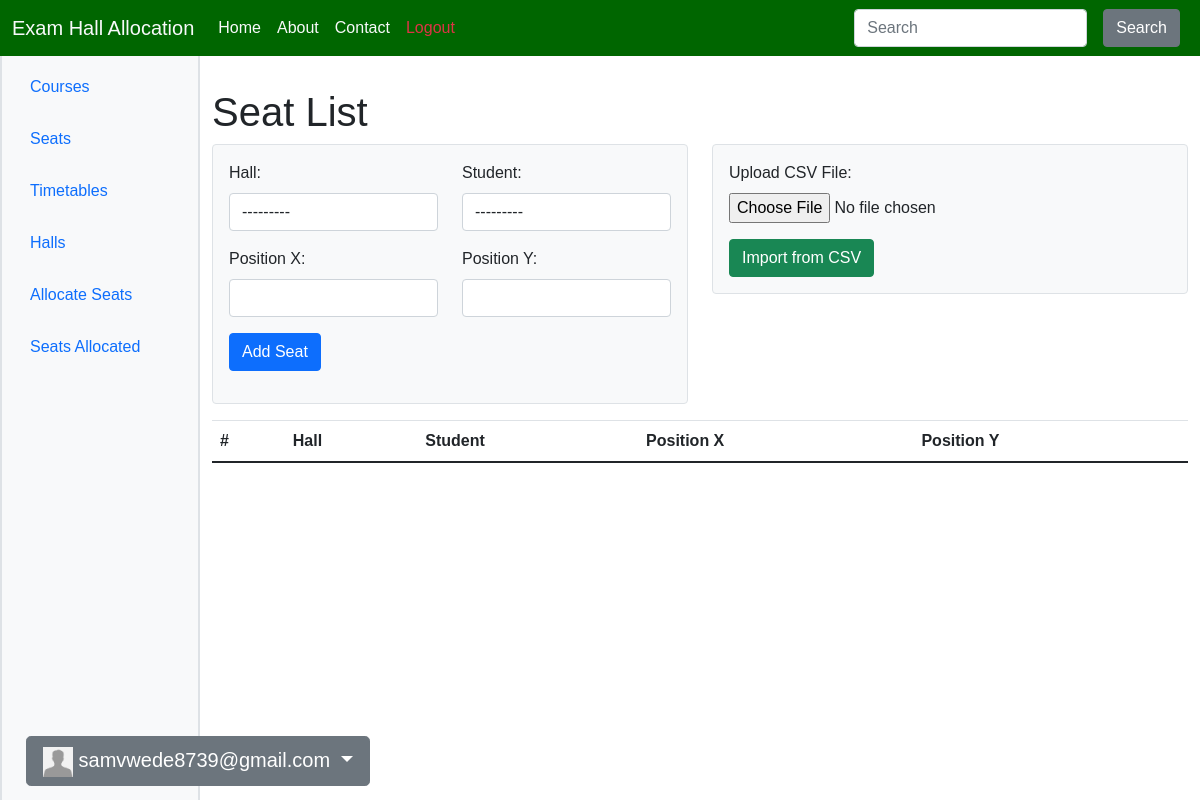
The app's page /main/seats-view/ (signed in) with its own data.
### accounts/models.py (models this page shows, shortened)
class CustomUser(AbstractUser):
    email = models.EmailField(unique=True)
    first_name = models.CharField(max_length=30)
    middle_name = models.CharField(max_length=30, blank=True, null=True)
    last_name = models.CharField(max_length=30)
    date_of_birth = models.DateField(null=True, blank=True)
    user_type = models.CharField(max_length=20, verbose_name="User Type")
    slug = models.SlugField(unique=True, blank=True, null=True)
    objects = CustomUserManager()

class Profile(models.Model):
    user = models.OneToOneField(CustomUser, on_delete=models.CASCADE)
    avatar = models.ImageField(
        default='avatar.jpg', # default avatar
        upload_to='profile_avatars' # dir to store the image
    )

### main/models.py (models this page shows, shortened)
class Offer(models.Model):
    student = models.ForeignKey('accounts.Student', on_delete=models.CASCADE, related_name='offer')
    course = models.ForeignKey(Course, on_delete=models.CASCADE)

### main/views.py (the view, shortened to what this page needs)
# urls.py: path('seats-view/', SeatView.as_view(), name='seats'),
class SeatView(View):
    template_name = 'main/seats.html'
    def get(self, request, *args, **kwargs):
        seats = Seat.objects.all()
        form = SeatForm()
        context = {'seats': seats, 'form': form}
        return render(request, self.template_name, context)

### main/forms.py
class SeatForm(forms.ModelForm):
    class Meta:
        model = Seat
        fields = ['hall', 'student', 'position_x', 'position_y']

### accounts/models.py (called while the page is built)
    def __str__(self):
        today_courses = get_today_courses()
        all_offers = self.offer.all()
        today_courses_ids = set(course.id for course in today_courses)
        all_offers_ids = set(offer.course.id for offer in all_offers)
        common_course_ids = today_courses_ids.intersection(all_offers_ids)
        student_offers = all_offers.filter(course__id__in=common_course_ids)
        course_names = ", ".join(str(offer.course).upper() for offer in student_offers)
        return f"[{self.username}] - Courses: {course_names}"

### main/models.py (called while the page is built)
    def __str__(self):
        return f"{self.name}"

    def __str__(self):
        return f"{self.name}"

### main/utils.py (called while the page is built)
def get_today_courses():
    today_date = timezone.now().date()
    today_timetable_entries = TimeTable.objects.filter(exam_date=today_date)
    courses_today = [timetable_entry.course for timetable_entry in today_timetable_entries]
    return courses_today

### main/templates/main/seats.html (shortened to what this page needs)
{% extends 'main/base.html' %}
{% load widget_tweaks %}
{% block content %}
    <h1 style="margin-top: 40px;">Seat List</h1>
    <div class="row mb-3">
        <div class="col-md-6">
            <div class="form-container bg-light p-3 rounded border">
                <form method="post">
                    <div class="form-group row">
                        <div class="col-md-6">
                            <label for="{{ form.hall.id_for_label }}">Hall:</label>
                            {{ form.hall|add_class:"form-control" }}
                        </div>
                        <div class="col-md-6">
                            <label for="{{ form.student.id_for_label }}">Student:</label>
                            {{ form.student|add_class:"form-control" }}
                        </div>
                        <div class="col-md-6 mt-3">
                            <label for="{{ form.position_x.id_for_label }}">Position X:</label>
                            {{ form.position_x|add_class:"form-control" }}
                        </div>
                        <div class="col-md-6 mt-3">
                            <label for="{{ form.position_y.id_for_label }}">Position Y:</label>
                            {{ form.position_y|add_class:"form-control" }}
                        </div>
                        <div class="col-md-12 mt-3">
                            <button type="submit" class="btn btn-primary">Add Seat</button>
                        </div>
                    </div>
                </form>
            </div>
        </div>
        <div class="col-md-6">
            <div class="form-container bg-light p-3 rounded border">
                <form method="post" enctype="multipart/form-data">
                    <div class="form-group">
                        <label for="csv_file">Upload CSV File:</label>
                        <input class="form-control-file" type="file" name="csv_file" required>
                    </div>
                    <div class="mt-3">
                        <button type="submit" class="btn btn-success">Import from CSV</button>
                    </div>
                </form>
            </div>
        </div>
    </div>
    <table class="table">
        <thead>
            <tr>
                <th scope="col">#</th>
                <th scope="col">Hall</th>
                <th scope="col">Student</th>
                <th scope="col">Position X</th>
                <th scope="col">Position Y</th>
            </tr>
        </thead>
    </table>
{% endblock %}

### main/templates/main/base.html (shortened to what this page needs)
<!DOCTYPE html>
<html lang="en">
  <head>
    <link
      rel="stylesheet"
      href="https://stackpath.bootstrapcdn.com/bootstrap/4.5.2/css/bootstrap.min.css"
    />
    <link
      href="https://cdn.jsdelivr.net/npm/bootstrap@5.0.2/dist/css/bootstrap.min.css"
      rel="stylesheet"
    />
    <link
      rel="stylesheet"
      href="https://cdnjs.cloudflare.com/ajax/libs/font-awesome/5.15.1/css/all.min.css"
    />
    <link
      href="https://cdn.jsdelivr.net/npm/bootstrap@5.0.2/dist/css/bootstrap.min.css"
      rel="stylesheet"
    />
  </head>
  <body>
    <nav class="navbar-expand-lg bg-light fixed-top">
      <div class="navbar container-fluid">
        <a class="navbar-brand link-light" href="{% url 'index' %}"
          >Exam Hall Allocation</a
        >
        <div class="collapse navbar-collapse" id="navbarColor04">
          <ul class="navbar-nav me-auto">
            <li class="nav-item">
              <a class="nav-link active link-light" href="{% url 'index' %}"
                >Home</a
              >
            </li>
            <li class="nav-item">
              <a class="nav-link link-light" href="{% url 'about' %}">About</a>
            </li>
            <li class="nav-item">
              <a class="nav-link link-light" href="{% url 'contact' %}"
                >Contact</a
              >
            </li>
            {% if user.is_authenticated %}
            <li class="nav-item">
              <a class="nav-link text-danger" href="{% url 'accounts:logout' %}"
                >Logout</a
              >
            </li>
            {% endif %}
          </ul>
          <form class="d-flex">
            <input
              class="form-control me-sm-2"
              type="search"
              placeholder="Search"
            />
            <button class="btn btn-secondary mx-2 my-2 my-sm-0" type="submit">
              Search
            </button>
          </form>
        </div>
      </div>
    </nav>
    <div class="container-fluid">
      <div class="row flex-nowrap">
        <div class="col-auto col-md-3 col-xl-2 px-sm-2 px-0 bg-light border border-2" #sidebar>
          <div
            class="d-flex flex-column align-items-center align-items-sm-start px-3 pt-2 text-white min-vh-100"
          >
            <ul
              class="nav nav-pills flex-column mb-sm-auto mb-0 align-items-center align-items-sm-start mt-5"
              id="menu"
            >
              <li>
                <a
                  href="{% url 'main:courses' %}"
                  class="nav-link px-0 align-middle"
                >
                  <span class="ms-1 d-none d-sm-inline">Courses</span></a
                >
              </li>
              <li>
                <a
                  href="{% url 'main:seats' %}"
                  class="nav-link px-0 align-middle"
                >
                  <span class="ms-1 d-none d-sm-inline">Seats</span></a
                >
              </li>
              <li>
                <a
                  href="{% url 'main:timetables' %}"
                  class="nav-link px-0 align-middle"
                >
                  <span class="ms-1 d-none d-sm-inline">Timetables</span></a
                >
              </li>
              <li>
                <a
                  href="{% url 'main:halls' %}"
                  class="nav-link px-0 align-middle"
                >
                  <span class="ms-1 d-none d-sm-inline">Halls</span></a
                >
              </li>
              <li>
                <a
                  href="{% url 'main:allocate' %}"
                  class="nav-link px-0 align-middle"
                >
                  <span class="ms-1 d-none d-sm-inline">Allocate Seats</span>
                </a>
              </li>
              <li>
                <a
                  href="{% url 'main:allocated_seats' %}"
                  class="nav-link px-0 align-middle"
                >
                  <span class="ms-1 d-none d-sm-inline">Seats Allocated</span>
                </a>
              </li>
            </ul>
            <div class="dropdown">
              <div
                class="btn btn-lg btn-secondary dropdown-toggle my-3"
                type="button"
                id="dropdownMenuButton1"
                data-bs-toggle="dropdown"
                aria-expanded="false"
              >
                <img
                  alt="User Avatar"
                  src="{{ user.profile.avatar.url }}"
                  width="30"
                  height="30"
                />
                {{ user.username }}
              </div>
            </div>
          </div>
        </div>
        <div class="col my-5">
          <div id="content">{% block content %}{% endblock %}</div>
        </div>
      </div>
    </div>
  </body>
</html>

### records on screen
CustomUser: profile.avatar (placeholder picture), username "samvwede8739@gmail.com"
Offer: student "---------"
